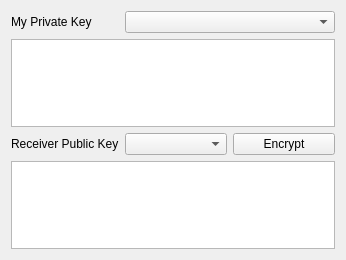
<?xml version="1.0" encoding="UTF-8"?>
<ui version="4.0">
 <class>CryptWindow</class>
 <widget class="QMainWindow" name="CryptWindow">
  <property name="geometry">
   <rect>
    <x>0</x>
    <y>0</y>
    <width>346</width>
    <height>260</height>
   </rect>
  </property>
  <property name="windowTitle">
   <string>CryptWindow</string>
  </property>
  <widget class="QWidget" name="centralWidget">
   <layout class="QGridLayout" name="gridLayout">
    <item row="2" column="1">
     <widget class="QComboBox" name="cb_to"/>
    </item>
    <item row="2" column="2">
     <widget class="QPushButton" name="pb_do">
      <property name="text">
       <string>Encrypt</string>
      </property>
     </widget>
    </item>
    <item row="2" column="0">
     <widget class="QLabel" name="l_to">
      <property name="text">
       <string>Receiver Public Key</string>
      </property>
     </widget>
    </item>
    <item row="0" column="0">
     <widget class="QLabel" name="l_my">
      <property name="text">
       <string>My Private Key</string>
      </property>
     </widget>
    </item>
    <item row="0" column="1" colspan="2">
     <widget class="QComboBox" name="cb_my"/>
    </item>
    <item row="1" column="0" colspan="3">
     <widget class="QPlainTextEdit" name="pte_src"/>
    </item>
    <item row="3" column="0" colspan="3">
     <widget class="QPlainTextEdit" name="pte_dst"/>
    </item>
   </layout>
  </widget>
 </widget>
 <layoutdefault spacing="6" margin="11"/>
 <resources/>
 <connections>
  <connection>
   <sender>pb_do</sender>
   <signal>clicked()</signal>
   <receiver>CryptWindow</receiver>
   <slot>encrypt()</slot>
   <hints>
    <hint type="sourcelabel">
     <x>693</x>
     <y>306</y>
    </hint>
    <hint type="destinationlabel">
     <x>736</x>
     <y>325</y>
    </hint>
   </hints>
  </connection>
 </connections>
 <slots>
  <slot>encrypt()</slot>
 </slots>
</ui>
